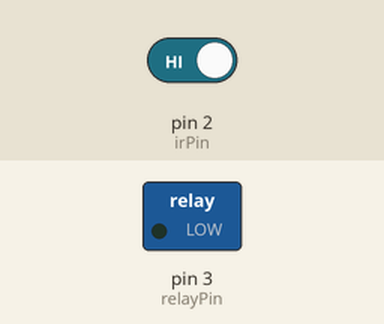
Simulated run of this sketch. Board: Arduino Uno, built with avr-gcc and run on an emulated ATmega328P. On the bench: switched loads named in the sketch (green lamp = pin HIGH). The test bench sets the inputs (shaded band); at power-on: pin 2 (irPin) HIGH.

Above: at 1.2 s.
1.3 s: pin 2 (irPin) driven LOW
At 2.5 s:
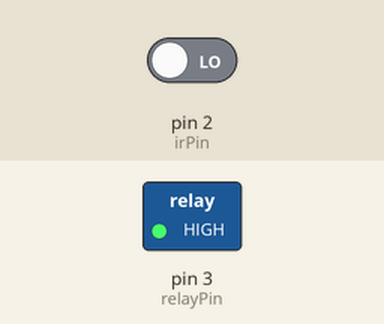
Timing chart, 0 to 4.3 s (numbered marks = the images above; inputs shaded):
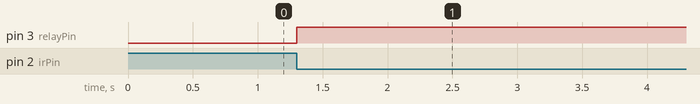

Measured:
- after the input at 1.3 s, pin 3 (relayPin): LOW → HIGH at once

The sketch:

SmartLight.ino
```cpp
const int irPin = 2;
const int relayPin = 3;

bool lightState = false;
bool lastIrState = HIGH;

void setup() {
  pinMode(irPin, INPUT);
  pinMode(relayPin, OUTPUT);
  digitalWrite(relayPin, LOW);
}

void loop() {

  bool currentIrState = digitalRead(irPin);


  if (currentIrState == LOW && lastIrState == HIGH) {

    lightState = !lightState;

    if (lightState == true) {
      digitalWrite(relayPin, HIGH);
    } else {
      digitalWrite(relayPin, LOW);
    }


    delay(1500);
  }

  // Запоминаем состояние датчика для следующего шага цикла
  lastIrState = currentIrState;

  delay(10); // Микро-пауза для стабильности процессора
}
```
